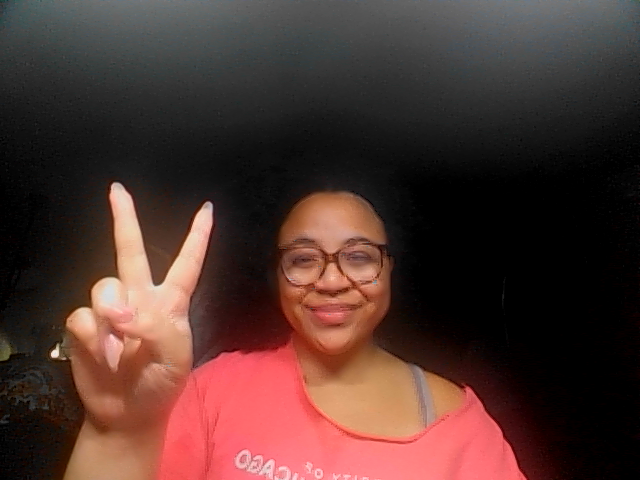
#> input picture captures/capture_20260224_224435.png, 640 x 480 px
$ python -i effects.py   (imports and definitions only)
#> lines starting #> are read from the running program, lines starting #| are printed output that depends on the picture; after the words box and inside, x2 and y2 are one past the last pixel; in counts of white or black regions, pixels touching at a corner belong together
"""
Visual effects that can be applied to camera frames.
Each effect is a function: frame_rgb -> frame_rgb
Now includes retro arcade effects: CRT and Neon Edge.
"""

import cv2
import numpy as np
import random


# [137 lines left out: functions apply_effect, effect_noir, effect_thermal, effect_glitch, effect_pixel, effect_vaporwave and 1 more, not called in this run]


def effect_neon_edge(frame):
    """
    Neon edge detection — black background with glowing colored edges.
    Looks like a neon sign / wireframe version of you.
    """
    h, w = frame.shape[:2]
#> h = 480; w = 640

    # Convert to grayscale for edge detection
    gray = cv2.cvtColor(frame, cv2.COLOR_RGB2GRAY)
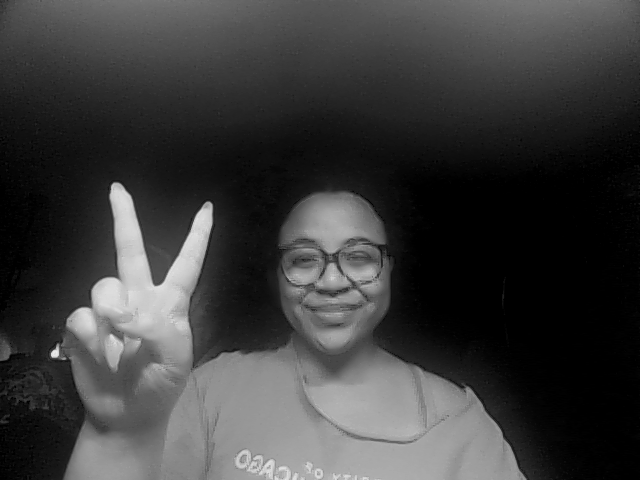
#> gray: shape (480, 640); min 0, max 236, mean 60.2
    gray = cv2.GaussianBlur(gray, (3, 3), 0)

    # Canny edge detection
    edges = cv2.Canny(gray, 50, 150)
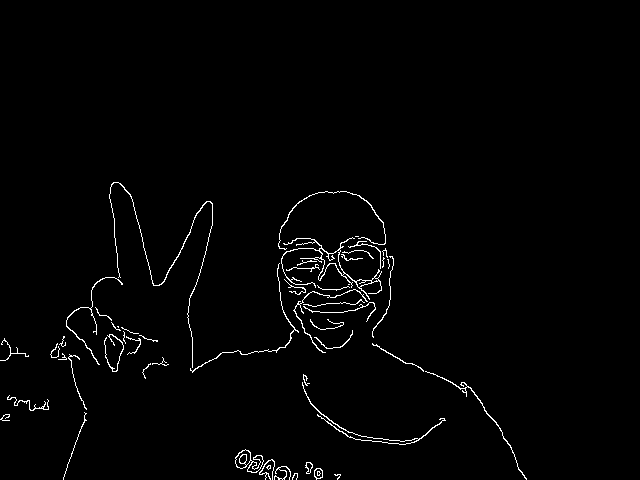
#> edges: shape (480, 640); 1.5% white in thin lines or dots, all inside (x1, y1, x2, y2) = (0, 182, 527, 480)

    # Dilate edges slightly for glow base
    kernel = np.ones((2, 2), np.uint8)
    edges_thick = cv2.dilate(edges, kernel, iterations=1)
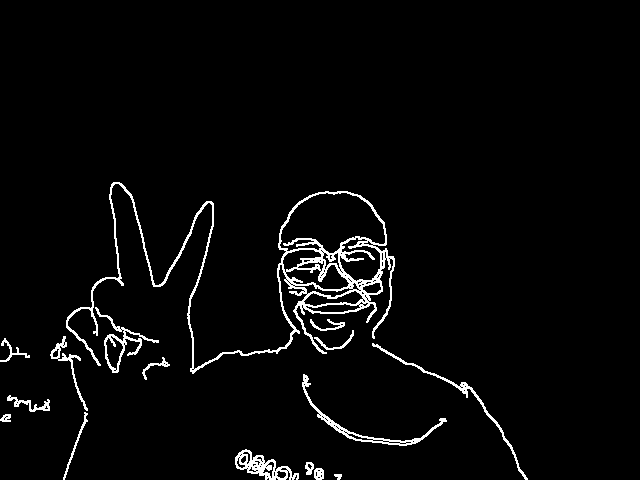
#> edges_thick: shape (480, 640); 3.2% white in thin lines or dots, all inside (x1, y1, x2, y2) = (0, 182, 528, 480)

    # Create color channels from edges with different offsets for chromatic look
    result = np.zeros((h, w, 3), dtype=np.uint8)

    # Cyan edges (shifted slightly)
    result[:, 2:, 2] = edges_thick[:, :-2]  # blue channel, shifted right
    result[:, :, 1] = edges_thick             # green channel, centered
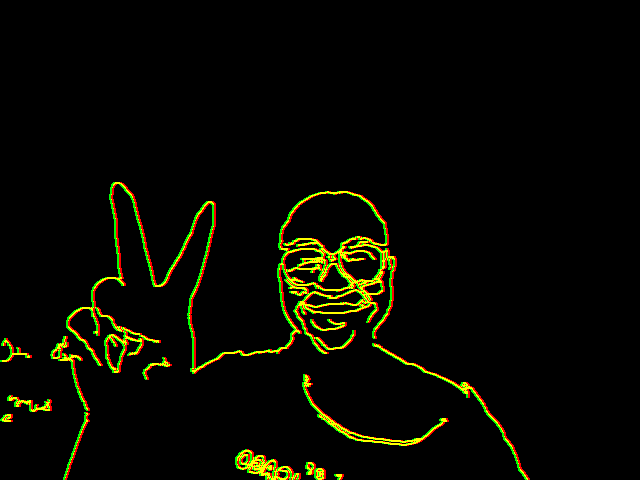
#> result: shape (480, 640, 3); mean of channels 0, 1, 2 0, 8.2, 8.2; drawn as B, G, R

    # Pink/magenta edges from a second pass
    edges2 = cv2.Canny(gray, 80, 200)
    result[:, :-2, 0] = edges2[:, 2:]        # red channel, shifted left
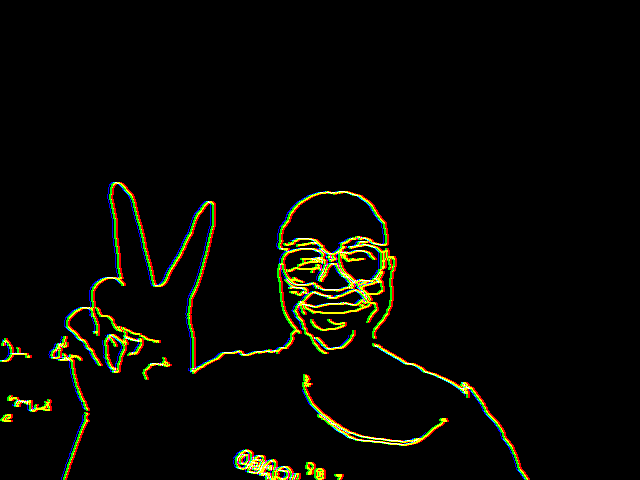
#> result: shape (480, 640, 3); 1.1% of pixels changed, all inside (x1, y1, x2, y2) = (0, 182, 525, 480); drawn as B, G, R

    # Add glow by blurring and adding back
    glow = cv2.GaussianBlur(result, (7, 7), 0)
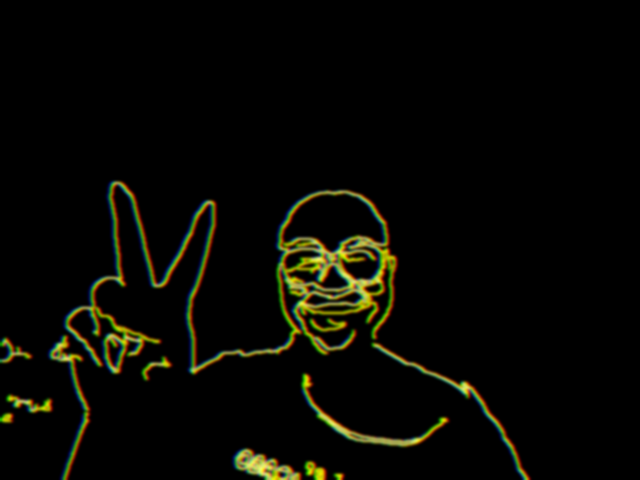
#> glow: shape (480, 640, 3); mean of channels 0, 1, 2 2.8, 8.2, 8.2; drawn as B, G, R
    result = cv2.addWeighted(result, 1.0, glow, 0.8, 0)

    # Boost brightness
    result = np.clip(result.astype(np.int16) * 2, 0, 255).astype(np.uint8)
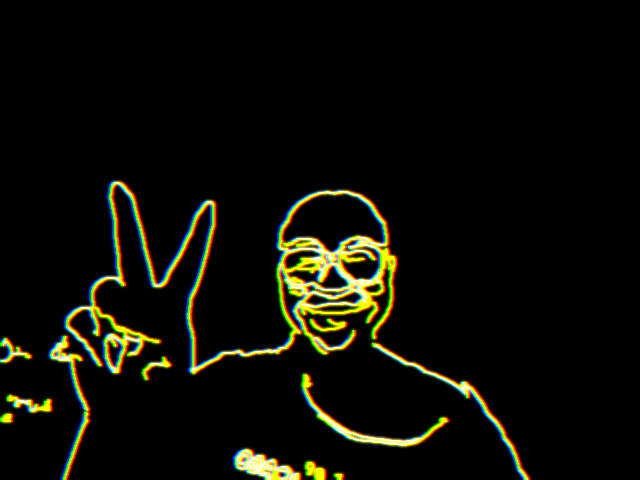
#> result: shape (480, 640, 3); mean of channels 0, 1, 2 5.9, 13.4, 13.4; drawn as B, G, R

    return result

>>> import cv2
>>> picture = cv2.cvtColor(cv2.imread('../captures/capture_20260224_224435.png'), cv2.COLOR_BGR2RGB)
>>> result = effect_neon_edge(picture)

$ run again, on captures/capture_20260224_224503.png
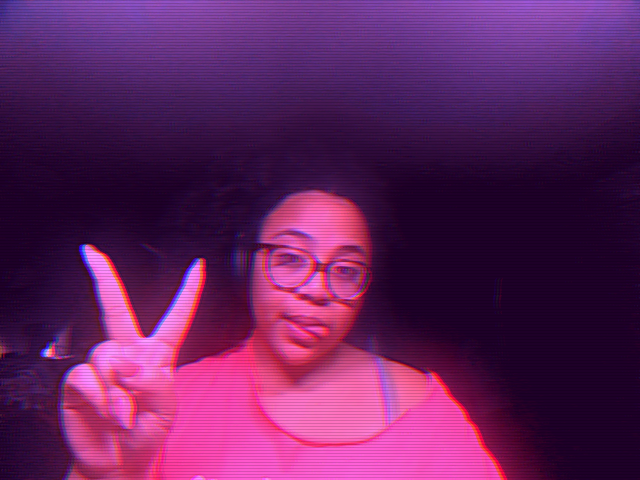
#> input picture captures/capture_20260224_224503.png, 640 x 480 px
#> in effect_neon_edge, `edges = cv2.Canny(gray, 50, 150)`:
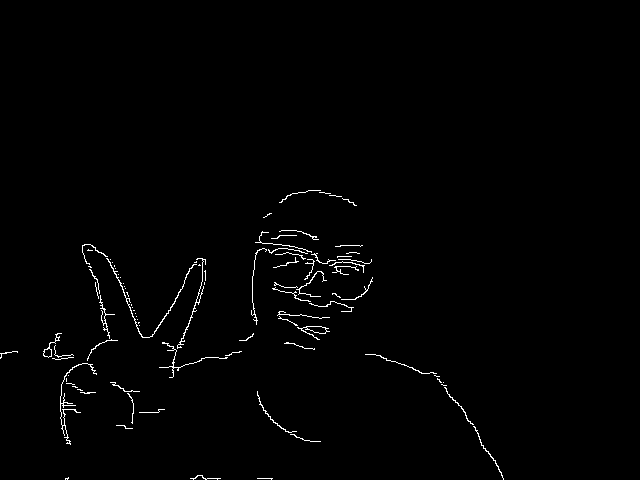
#> edges: shape (480, 640); 1.1% white in thin lines or dots, all inside (x1, y1, x2, y2) = (0, 190, 504, 480)
#> edges_thick: shape (480, 640); 2.2% white in thin lines or dots, all inside (x1, y1, x2, y2) = (0, 190, 505, 480)
#> edges2: shape (480, 640); 0.64% white in thin lines or dots, all inside (x1, y1, x2, y2) = (0, 230, 474, 445)
#> in effect_neon_edge, `result = np.clip(result.astype(np.int16) * 2, 0, 255).astype(np.uint8)`:
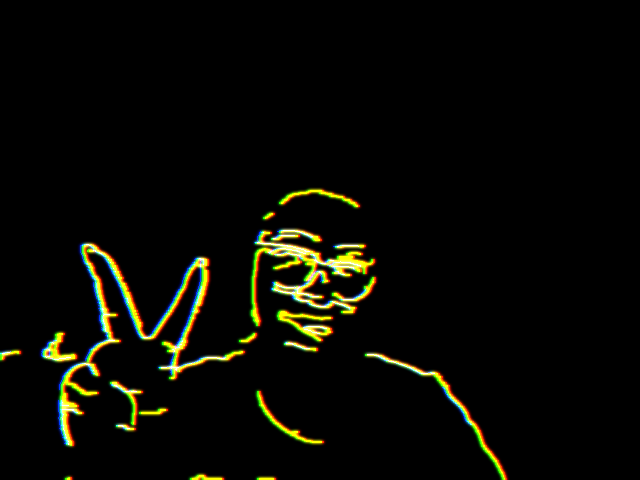
#> result: shape (480, 640, 3); mean of channels 0, 1, 2 3.4, 9.3, 9.3; drawn as B, G, R

$ run again, on captures/capture_20260224_231131.png
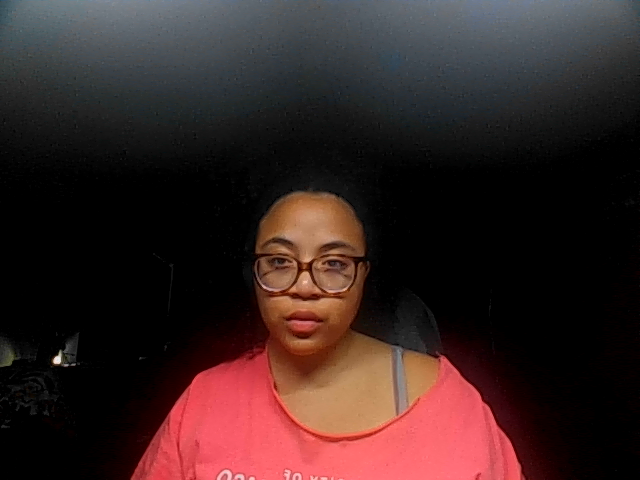
#> input picture captures/capture_20260224_231131.png, 640 x 480 px
#> in effect_neon_edge, `edges = cv2.Canny(gray, 50, 150)`:
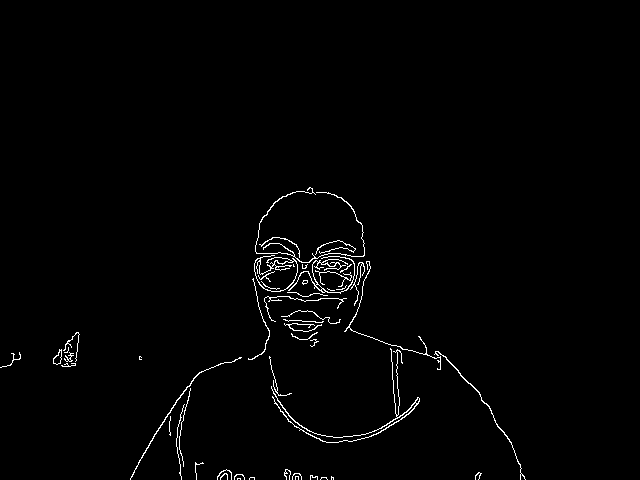
#> edges: shape (480, 640); 1.3% white in thin lines or dots, all inside (x1, y1, x2, y2) = (0, 187, 526, 480)
#> edges_thick: shape (480, 640); 2.8% white in thin lines or dots, all inside (x1, y1, x2, y2) = (0, 187, 527, 480)
#> edges2: shape (480, 640); 1% white in thin lines or dots, all inside (x1, y1, x2, y2) = (0, 190, 526, 480)
#> in effect_neon_edge, `result = np.clip(result.astype(np.int16) * 2, 0, 255).astype(np.uint8)`:
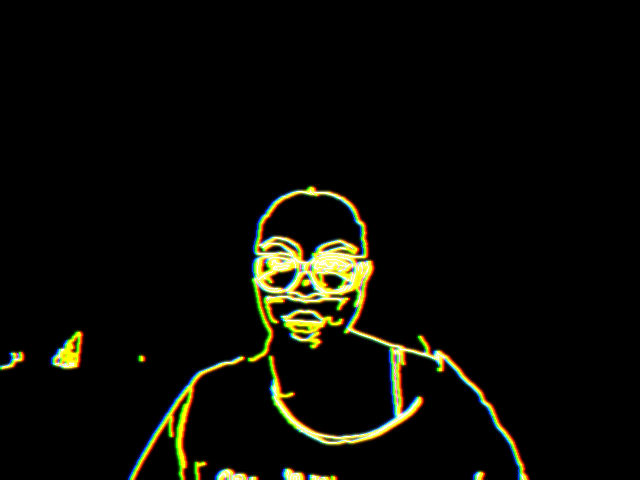
#> result: shape (480, 640, 3); mean of channels 0, 1, 2 5.3, 11.3, 11.3; drawn as B, G, R

$ run again, on captures/capture_20260224_231140.png
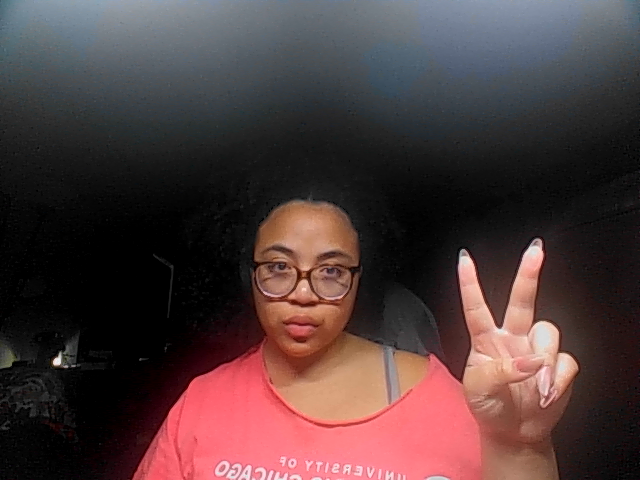
#> input picture captures/capture_20260224_231140.png, 640 x 480 px
#> edges: shape (480, 640); 2.1% white in thin lines or dots, all inside (x1, y1, x2, y2) = (0, 198, 579, 480)
#> edges_thick: shape (480, 640); 4.5% white in thin lines or dots, all inside (x1, y1, x2, y2) = (0, 198, 580, 480)
#> in effect_neon_edge, `result = np.clip(result.astype(np.int16) * 2, 0, 255).astype(np.uint8)`:
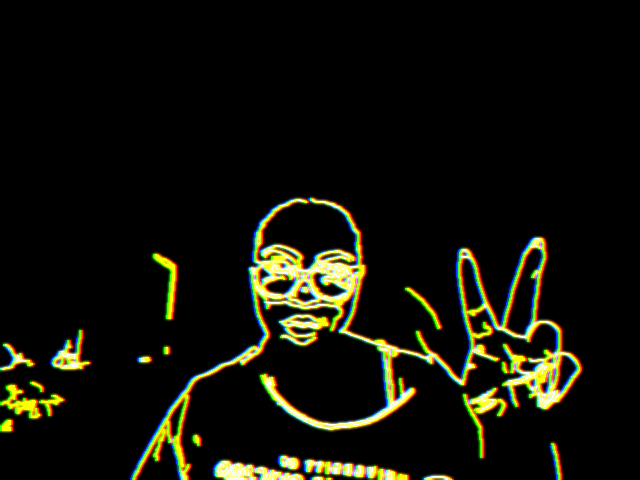
#> result: shape (480, 640, 3); mean of channels 0, 1, 2 8.3, 18, 18; drawn as B, G, R
